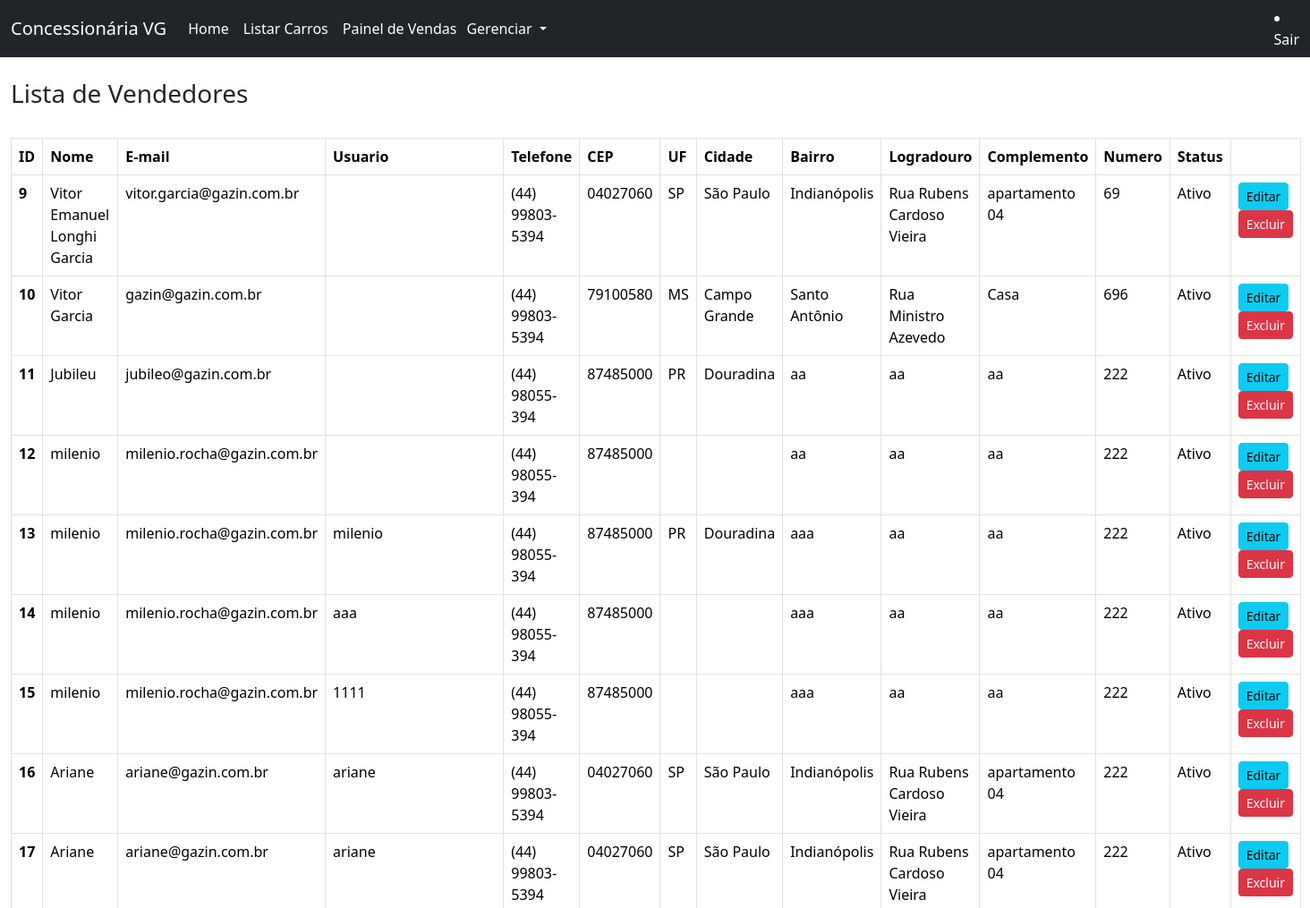
The app's page /vendedor/pesquisar (signed in, upper part), older data.
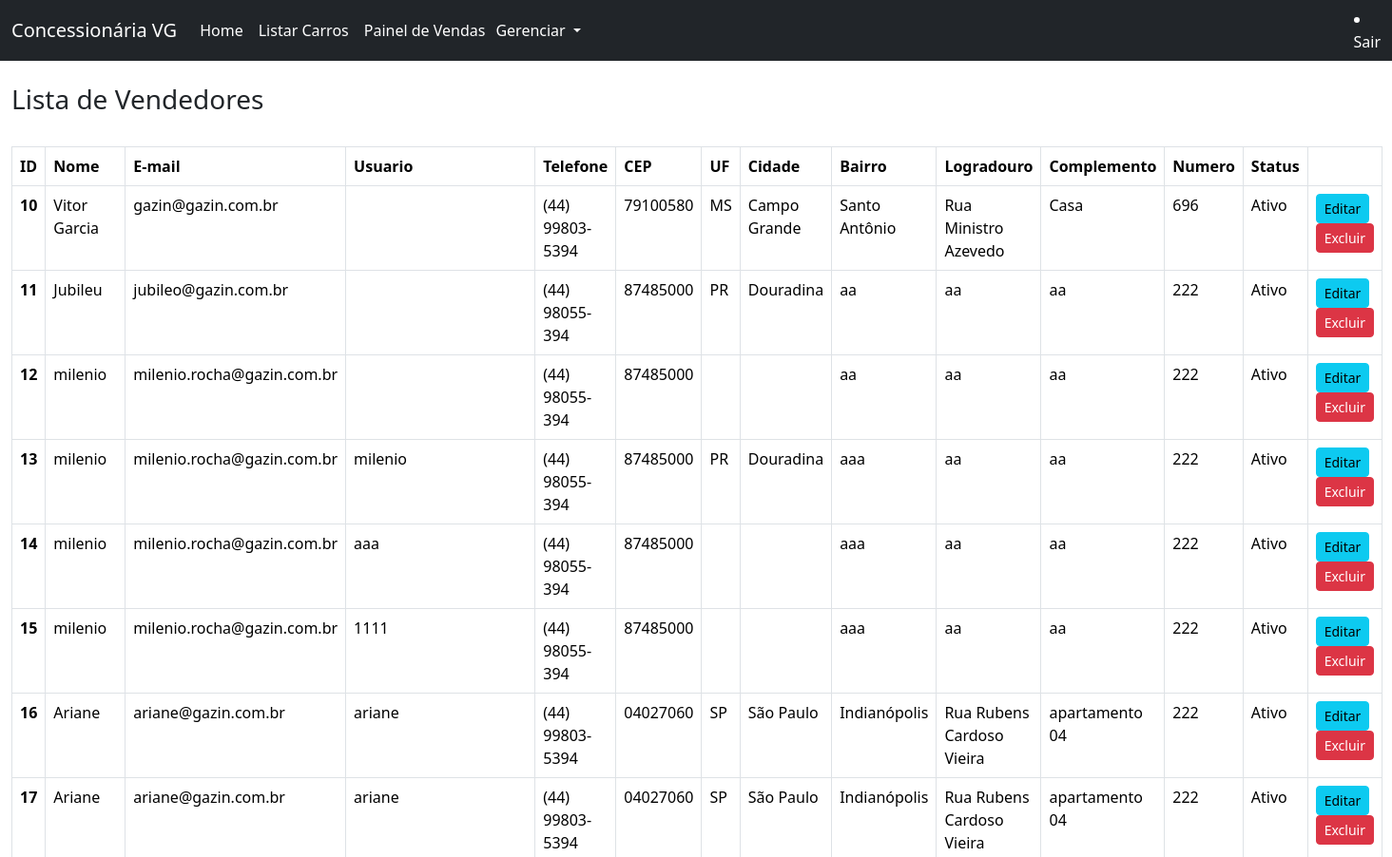
The same page, newer data.
### tables this page shows
CREATE TABLE `vendedor` (
  `id` int(11) NOT NULL,
  `nome` varchar(100) NOT NULL,
  `telefone` varchar(20) NOT NULL,
  `email` varchar(100) NOT NULL,
  `cpf` char(15) NOT NULL,
  `status` varchar(12) NOT NULL,
  `cep` varchar(10) DEFAULT NULL,
  `uf` varchar(2) DEFAULT NULL,
  `cidade` varchar(255) DEFAULT NULL,
  `bairro` varchar(255) DEFAULT NULL,
  `logradouro` varchar(255) DEFAULT NULL,
  `complemento` varchar(255) DEFAULT NULL,
  `numero` varchar(10) DEFAULT NULL,
  `usuario` varchar(50) NOT NULL,
  `senha` varchar(255) NOT NULL
);

### App/Controllers/Controller.php (called while the page is built, shortened)
<?php
abstract class Controller
{
    private $viewVar;
    public function render($view)
    {
        $viewVar = $this->getViewVar();
        require_once PATH . '/App/Views/layouts/cabecalho.php';
        require_once PATH . '/App/Views/' . $view . '.php';
        require_once PATH . '/App/Views/layouts/rodape.php';
    }
    public function getViewVar()
    {
        return $this->viewVar;
    }
    public function setViewParam($varName, $varValue)
    {
        if ($varName != "" && $varValue != "") {
            $this->viewVar[$varName] = $varValue;
        }
    }
}

### App/Controllers/VendedorController.php (called while the page is built, shortened)
<?php
class VendedorController extends Controller
{
    public function pesquisar()
    {
        $vendedorDAO = new VendedorDAO();
        self::setViewParam('vendedor', $vendedorDAO->listar());
        $this->render('vendedor/pesquisar');
    }
}

### index.php (called while the page is built, shortened)
<?php
try {
    $app = new App();
    $app->run();
}catch (\Exception $e){
    $oError = new Erro($e);
    $oError->render();
}

### App/Models/DAO/BaseDAO.php (called while the page is built, shortened)
<?php
abstract class BaseDAO
{
    private $conexao;
    public function __construct()
    {
        $this->conexao = Conexao::getConnection();
    }
    public function select($sql)
    {
        if (!empty($sql)) {
            return $this->conexao->query($sql);
        }
    }
}

### App/Lib/Conexao.php (called while the page is built, shortened)
<?php
class Conexao
{
    private static $connection;
    public static function getConnection()
    {
        $pdoConfig = DB_DRIVER . ":" . "host=" . DB_HOST . ";";
        $pdoConfig .= "dbname=" . DB_NAME . ";";
        try {
            if (!isset(self::$connection)) {
                self::$connection = new PDO($pdoConfig, DB_USER, DB_PASSWORD);
                self::$connection->setAttribute(PDO::ATTR_ERRMODE, PDO::ERRMODE_EXCEPTION);
            }
            return self::$connection;
        } catch (PDOException $e) {
            throw new Exception("Erro de conexão com o banco de dados", 500);
        }
    }
}

### App/Models/DAO/VendedorDAO.php (called while the page is built, shortened)
<?php
class VendedorDAO extends BaseDAO{
    public function listar($id = null){
        if($id){
            $resultado = $this->select(
                "SELECT * FROM vendedor WHERE id = $id"
            );
            return $resultado->fetchObject(Vendedor::class);
        } else {
            $resultado = $this->select(
                'SELECT * FROM vendedor'
            );
            return $resultado->fetchAll(\PDO::FETCH_CLASS, Vendedor::class);
        }
        return false;
    }
}
?>

### App/Models/Entidades/Vendedor.php (called while the page is built, shortened)
<?php
class Vendedor{
     private $id;
     private $nome;
     private $usuario;
     private $telefone;
     private $email;
     private $status;
     private $cep;
     private $uf;
     private $cidade;
     private $bairro;
     private $logradouro;
     private $complemento;
     private $numero;
     public function getId(){
        return $this->id;
   }
   function getNome(){
        return $this->nome;
   }
   function getUsuario(){
    return $this->usuario;
    }
   public function getTelefone(){
        return $this->telefone;
   }
   public function getEmail(){
        return $this->email;
   }
   public function getStatus(){
        return $this->status;
   }
   public function getCep(){
     return $this->cep;
   }
   public function getUf(){
       return $this->uf;
   }
   public function getCidade(){
       return $this->cidade;
   }
   public function getBairro(){
       return $this->bairro;
   }
   public function getLogradouro(){
       return $this->logradouro;
   }
   public function getComplemento(){
       return $this->complemento;
   }
   public function getNumero(){
       return $this->numero;
   }
}
?>

### App/Views/vendedor/pesquisar.php (the view, shortened to what the changed rows need)
<?php
if (isset($_SESSION['login'])) {
?>
<div class="container-fluid" style="margin-bottom: 60px;">
<br>
<br>
<table class="table table-hover table-bordered">
    <thead>
        <tr>
            <th scope="col">ID</th>
            <th scope="col">Nome</th>
            <th scope="col">E-mail</th>
            <th scope="col">Usuario</th>
            <th scope="col">Telefone</th>
            <th scope="col">CEP</th>
            <th scope="col">UF</th>
            <th scope="col">Cidade</th>
            <th scope="col">Bairro</th>
            <th scope="col">Logradouro</th>
            <th scope="col">Complemento</th>
            <th scope="col">Numero</th>
            <th scope="col">Status</th>
            <th scope="col"></th>
        </tr>
    </thead>
    <tbody>
        <?php
        if (!count($viewVar['vendedor'])) { ?>
            <div class="alert alert-info" role="alert">Nenhum vendedor encontrado!</div>
        <?php } else {
            foreach ($viewVar['vendedor'] as $vendedor) {
        ?>
                <tr>
                    <th scope="row"><?php echo $vendedor->getId(); ?></th>
                    <td><?php echo $vendedor->getNome(); ?></td>
                    <td><?php echo $vendedor->getEmail(); ?></td>
                    <td><?php echo $vendedor->getUsuario(); ?></td>
                    <td><?php echo $vendedor->getTelefone(); ?></td>
                    <td><?php echo $vendedor->getCEP(); ?></td>
                    <td><?php echo $vendedor->getUF(); ?></td>
                    <td><?php echo $vendedor->getCidade(); ?></td>
                    <td><?php echo $vendedor->getBairro(); ?></td>
                    <td><?php echo $vendedor->getLogradouro(); ?></td>
                    <td><?php echo $vendedor->getComplemento(); ?></td>
                    <td><?php echo $vendedor->getNumero(); ?></td>
                    <td><?php echo $vendedor->getStatus(); ?></td>
                    <td>
                        <a href="http://<?php echo APP_HOST; ?>/vendedor/edicao/<?php echo $vendedor->getId(); ?>" class="btn btn-info btn-sm">Editar</a>
                        <a href="http://<?php echo APP_HOST; ?>/vendedor/exclusao/<?php echo $vendedor->getId(); ?>" class="btn btn-danger btn-sm">Excluir</a>
                    </td>
                </tr>
        <?php
            }
        }
        ?>
    </tbody>
</table>
</div>
<?php
    }
?>
<br>

Row changes from the older to the newer data that the page shows:
removed vendedor: id "9", nome "Vitor Emanuel Longhi Garcia", email "vitor.garcia@gazin.com.br", telefone "(44) 99803-5394", cep "04027060", uf "SP", cidade "São Paulo", bairro "Indianópolis", logradouro "Rua Rubens Cardoso Vieira", complemento "apartamento 04", numero "69", status "Ativo"
